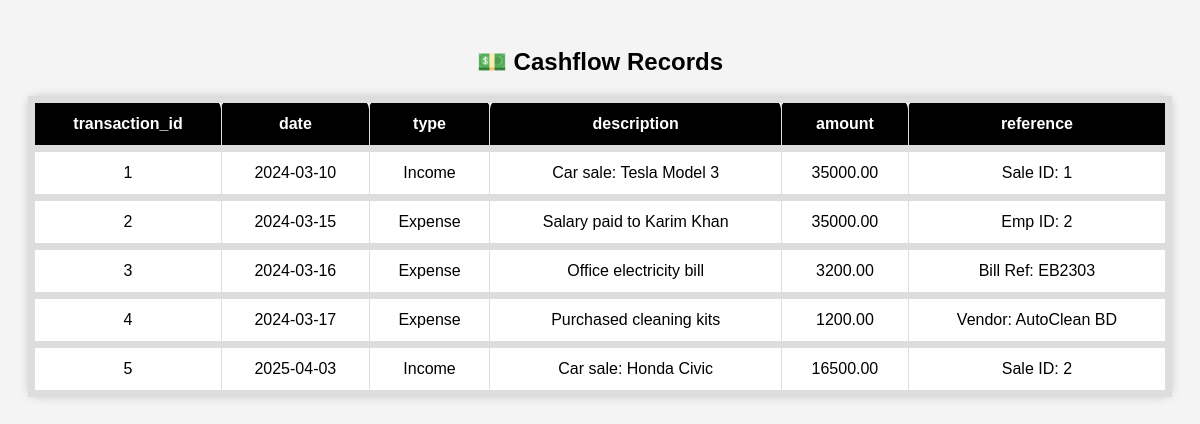
The page /myweb/cashflow.php on the database its author committed.
### tables this page shows
CREATE TABLE `cashflow` (
  `transaction_id` int(11) NOT NULL,
  `date` date NOT NULL,
  `type` enum('Income','Expense') NOT NULL,
  `description` text DEFAULT NULL,
  `amount` decimal(10,2) NOT NULL,
  `reference` varchar(100) DEFAULT NULL
);

### myweb/cashflow.php (the view, shortened to what this page needs)
<?php
$servername = "localhost";
$username = "root";
$password = "";
$databasename = "carseller";
$conn = new mysqli($servername, $username, $password, $databasename);
$sql = "SELECT * FROM cashflow";
$result = $conn->query($sql);
?>
<!DOCTYPE html>
<html>
<head>
    <link rel="stylesheet" href="https://cdn.jsdelivr.net/npm/boxicons@latest/css/boxicons.min.css">
</head>
<body>
    <h2>💵 Cashflow Records</h2>
    <?php
    if ($result && $result->num_rows > 0) {
        echo "<table><tr class='header'>";
        while ($field = $result->fetch_field()) {
            echo "<th>{$field->name}</th>";
        }
        echo "</tr>";
        while ($row = $result->fetch_assoc()) {
            echo "<tr>";
            foreach ($row as $cell) {
                echo "<td>" . htmlspecialchars($cell) . "</td>";
            }
            echo "</tr>";
        }
        echo "</table>";
    } else {
        echo "<p>No results found or query error.</p>";
    }
    ?>
</body>
</html>

### myweb/cashflow.php (style rules this page uses)
body { font-family: Arial, sans-serif; background: #f4f4f4; padding: 20px; }
table { width: 100%; border-collapse: collapse; background: #fff; box-shadow: 0 0 10px #ccc; border-radius: 10px; }
th, td { padding: 12px; border: 1px solid #ddd; text-align: center; border-radius:10px 10px 0 0; }
th { background:#000; color: white; }
tr { padding: 12px; border: 7px solid #ddd; text-align: center; border-radius: 10px 10px 0 0px; }
h2 { text-align: center; margin-bottom: 20px; }

### rows shown on the page
cashflow: transaction_id "1", date "2024-03-10", type "Income", description "Car sale: Tesla Model 3", amount "35000.00", reference "Sale ID: 1"
cashflow: transaction_id "2", date "2024-03-15", type "Expense", description "Salary paid to Karim Khan", amount "35000.00", reference "Emp ID: 2"
cashflow: transaction_id "3", date "2024-03-16", type "Expense", description "Office electricity bill", amount "3200.00", reference "Bill Ref: EB2303"
cashflow: transaction_id "4", date "2024-03-17", type "Expense", description "Purchased cleaning kits", amount "1200.00", reference "Vendor: AutoClean BD"
cashflow: transaction_id "5", date "2025-04-03", type "Income", description "Car sale: Honda Civic", amount "16500.00", reference "Sale ID: 2"

### other values the page prints
$field->name "transaction_id"
$field->name "date"
$field->name "type"
$field->name "description"
$field->name "amount"
$field->name "reference"
